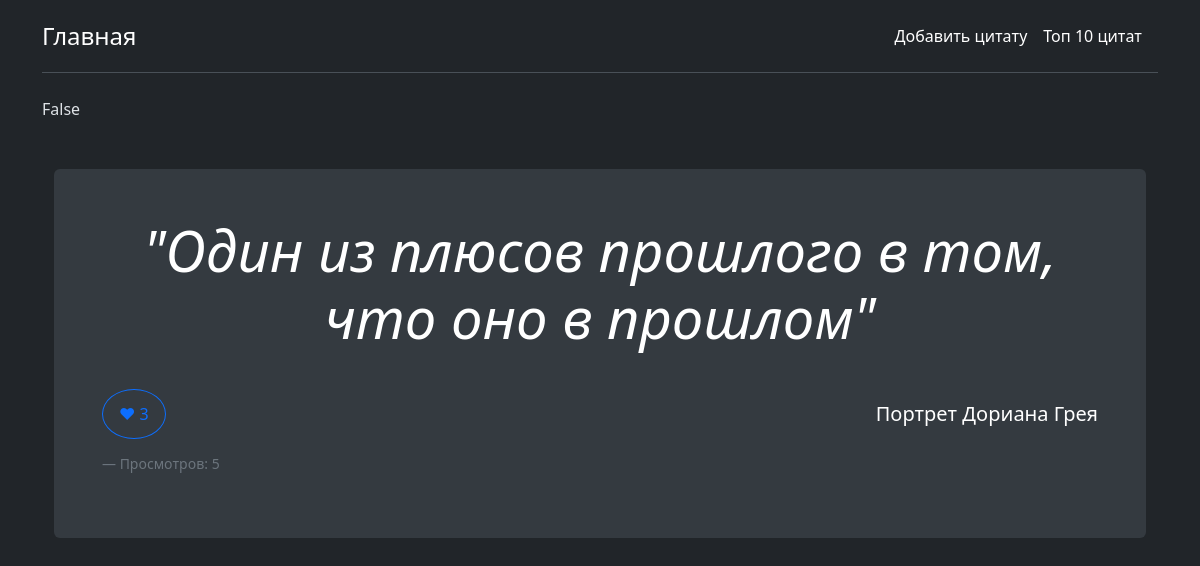
The page / on the database its author committed.
### main/models.py (models this page shows, shortened)
class Citation(models.Model):
    title = models.TextField('Цитата', max_length=1000)
    weight = models.PositiveBigIntegerField('Вес', default=1)
    film = models.CharField('Фильм', max_length=50)
    views = models.PositiveIntegerField(default=0)
    @property
    def total_likes(self):
        return self.likes.count()

### main/views.py (the view)
# urls.py: path('', views.index, name='home'),
def index(request):
    cit_ids = np.array(Citation.objects.values_list('id', flat=True))
    cit_weight_int = np.array(Citation.objects.values_list('weight', flat=True))
    cit_weight_float = cit_weight_int.astype(float)
    cit_weight_float = cit_weight_float/np.sum(cit_weight_float)
    element = np.random.choice(cit_ids, p=cit_weight_float)
    select_cit = Citation.objects.get(id=element)
    is_liked = False
    session_key = f'post_{select_cit.id}_viewed'
    if request.user.is_authenticated:
        is_liked = Like.objects.filter(cit=select_cit, user=request.user).exists()
    elif request.session.session_key:
        is_liked = Like.objects.filter(cit=select_cit, session_id=request.session.session_key).exists()
    if not request.session.get(session_key, False):
        select_cit.views += 1
        select_cit.save()
        request.session[session_key] = True
        request.session.set_expiry(60 * 60 * 24)  # 24 часа
    return render(request, 'main/index.html',{
        'cit': select_cit,
        'is_liked': is_liked,
        'total_likes': select_cit.total_likes
    })

### main/templates/main/index.html (shortened to what this page needs)
{% extends 'main/base.html' %}
{% block content %}
    {{ is_liked }}
    <section class="py-5 text-center container">
        <div class="p-4 p-md-5 mb 4 rounded text-body-emphasis bg-body-secondary">
            <h3 class="display-4 fst-italic">"{{ cit.title }}"</h3><br>
            <div class="d-flex justify-content-between align-items-center">
                <button id="like-btn"
                        onclick="sendLike(this)"
                        data-post-id="{{ cit.id }}"
                        class="btn rounded-circle p-3 lh-1  {% if not is_liked %} btn-outline-primary {% endif %}{% if is_liked %} btn-primary {% endif %}">
                ♥ <span class="like-count">{{ cit.total_likes }}</span>
                </button>
                <small class="lead my-3">{{ cit.film }}</small>
            </div>
            <br>
            <footer class="blockquote-footer" style="text-align: left;">Просмотров: {{ cit.views }}</footer>
        </div>
    </section>
{% endblock %}

### rows shown on the page
Citation: title "Один из плюсов прошлого в том, что оно в прошлом", total_likes "3", film "Портрет Дориана Грея", views "5"

### other values the page prints
{{ is_liked }} "False"
